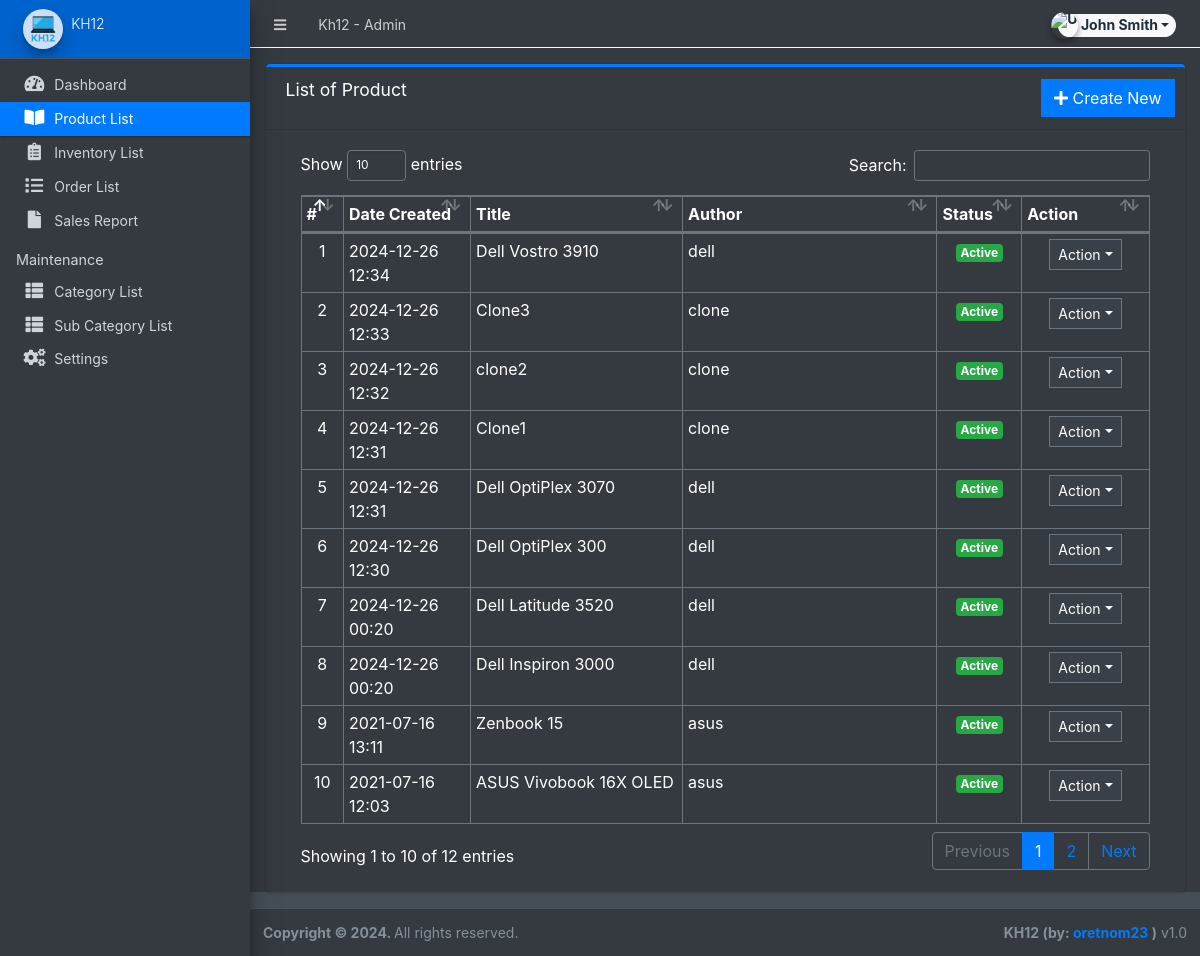
/admin/?page=product (signed in), run on the app's committed database.
### tables this page shows
CREATE TABLE `products` (
  `id` int(30) NOT NULL,
  `category_id` int(30) NOT NULL,
  `sub_category_id` int(30) NOT NULL,
  `title` varchar(250) NOT NULL,
  `author` text NOT NULL,
  `description` text NOT NULL,
  `status` tinyint(1) NOT NULL DEFAULT 1,
  `date_created` datetime NOT NULL DEFAULT current_timestamp()
);

### config.php (called while the page is built, shortened)
<?php
require_once('classes/DBConnection.php');
require_once('classes/SystemSettings.php');
function validate_image($file){
	if(!empty($file)){
		if(is_file(base_app.$file)){
			return base_url.$file;
		}else{
			return base_url.'dist/img/no-image-available.png';
		}
	}else{
		return base_url.'dist/img/no-image-available.png';
	}
}
function isMobileDevice(){
    $aMobileUA = array(
        '/iphone/i' => 'iPhone',
        '/ipod/i' => 'iPod',
        '/ipad/i' => 'iPad',
        '/android/i' => 'Android',
        '/blackberry/i' => 'BlackBerry',
        '/webos/i' => 'Mobile'
    );
    return false;
}
?>

### classes/DBConnection.php (called while the page is built, shortened)
<?php
class DBConnection{
    private $host = DB_SERVER;
    private $username = DB_USERNAME;
    private $password = DB_PASSWORD;
    private $database = DB_NAME;
    public $conn;
    public function __construct(){
        if (!isset($this->conn)) {
            $this->conn = new mysqli($this->host, $this->username, $this->password, $this->database);
        }
    }
}
?>

### admin/product/index.php (the view, shortened to what this page needs)
<div class="card card-outline card-primary">
	<div class="card-header">
		<h3 class="card-title">List of Product</h3>
		<div class="card-tools">
			<a href="?page=product/manage_product" class="btn btn-flat btn-primary"><span class="fas fa-plus"></span>  Create New</a>
		</div>
	</div>
	<div class="card-body">
		<div class="container-fluid">
        <div class="container-fluid">
			<table class="table table-bordered table-stripped">
				<colgroup>
					<col width="5%">
					<col width="15%">
					<col width="25%">
					<col width="30%">
					<col width="10%">
					<col width="15%">
				</colgroup>
				<thead>
					<tr>
						<th>#</th>
						<th>Date Created</th>
						<th>Title</th>
						<th>Author</th>
						<th>Status</th>
						<th>Action</th>
					</tr>
				</thead>
				<tbody>
					<?php
					$i = 1;
						$qry = $conn->query("SELECT * from `products` order by unix_timestamp(date_created) desc ");
						while($row = $qry->fetch_assoc()):
							foreach($row as $k=> $v){
								$row[$k] = trim(stripslashes($v));
							}
                            $row['description'] = strip_tags(stripslashes(html_entity_decode($row['description'])));
					?>
						<tr>
							<td class="text-center"><?php echo $i++; ?></td>
							<td><?php echo date("Y-m-d H:i",strtotime($row['date_created'])) ?></td>
							<td><?php echo $row['title'] ?></td>
							<td ><p class="m-0"><?php echo $row['author'] ?></p></td>
							<td class="text-center">
                                <?php if($row['status'] == 1): ?>
                                    <span class="badge badge-success">Active</span>
                                <?php else: ?>
                                    <span class="badge badge-danger">Inactive</span>
                                <?php endif; ?>
                            </td>
							<td align="center">
								 <button type="button" class="btn btn-flat btn-default btn-sm dropdown-toggle dropdown-icon" data-toggle="dropdown">
				                  		Action
				                  </button>
							</td>
						</tr>
					<?php endwhile; ?>
				</tbody>
			</table>
		</div>
		</div>
	</div>
</div>

### admin/inc/header.php (shortened to what this page needs)
<head>
    <link rel="stylesheet" href="<?php echo base_url ?>plugins/fontawesome-free/css/all.min.css">
    <link rel="stylesheet" href="<?php echo base_url ?>plugins/tempusdominus-bootstrap-4/css/tempusdominus-bootstrap-4.min.css">
  <link rel="stylesheet" href="<?php echo base_url ?>plugins/datatables-bs4/css/dataTables.bootstrap4.min.css">
  <link rel="stylesheet" href="<?php echo base_url ?>plugins/datatables-responsive/css/responsive.bootstrap4.min.css">
  <link rel="stylesheet" href="<?php echo base_url ?>plugins/datatables-buttons/css/buttons.bootstrap4.min.css">
  <link rel="stylesheet" href="<?php echo base_url ?>plugins/select2/css/select2.min.css">
  <link rel="stylesheet" href="<?php echo base_url ?>plugins/select2-bootstrap4-theme/select2-bootstrap4.min.css">
    <link rel="stylesheet" href="<?php echo base_url ?>plugins/icheck-bootstrap/icheck-bootstrap.min.css">
    <link rel="stylesheet" href="<?php echo base_url ?>plugins/jqvmap/jqvmap.min.css">
    <link rel="stylesheet" href="<?php echo base_url ?>dist/css/adminlte.css">
    <link rel="stylesheet" href="<?php echo base_url ?>dist/css/custom.css">
    <link rel="stylesheet" href="<?php echo base_url ?>plugins/overlayScrollbars/css/OverlayScrollbars.min.css">
    <link rel="stylesheet" href="<?php echo base_url ?>plugins/daterangepicker/daterangepicker.css">
    <link rel="stylesheet" href="<?php echo base_url ?>plugins/summernote/summernote-bs4.min.css">
  <link rel="stylesheet" href="<?php echo base_url ?>plugins/sweetalert2-theme-bootstrap-4/bootstrap-4.min.css">
  </head>

### admin/inc/topBarNav.php (shortened to what this page needs)
<nav class="main-header navbar navbar-expand navbar-dark border border-light border-top-0  border-left-0 border-right-0 navbar-light text-sm">
  <ul class="navbar-nav">
    <li class="nav-item">
    <a class="nav-link" data-widget="pushmenu" href="#" role="button"><i class="fas fa-bars"></i></a>
    </li>
    <li class="nav-item d-none d-sm-inline-block">
      <a href="<?php echo base_url ?>" class="nav-link"><?php echo (!isMobileDevice()) ? $_settings->info('name'):$_settings->info('short_name'); ?> - Admin</a>
    </li>
  </ul>
  <ul class="navbar-nav ml-auto">
    <li class="nav-item">
      <div class="btn-group nav-link">
            <button type="button" class="btn btn-rounded badge badge-light dropdown-toggle dropdown-icon" data-toggle="dropdown">
              <span><img src="<?php echo validate_image($_settings->userdata('avatar')) ?>" class="img-circle elevation-2 user-img" alt="User Image"></span>
              <span class="ml-3"><?php echo ucwords($_settings->userdata('firstname').' '.$_settings->userdata('lastname')) ?></span>
            </button>
        </div>
    </li>
  </ul>
</nav>

### admin/inc/navigation.php (shortened to what this page needs)
<aside class="main-sidebar sidebar-dark-primary elevation-4 sidebar-no-expand">
  <a href="<?php echo base_url ?>admin" class="brand-link bg-primary text-sm">
  <img src="<?php echo validate_image($_settings->info('logo'))?>" alt="Store Logo" class="brand-image img-circle elevation-3" style="opacity: .8;width: 2.5rem;height: 2.5rem;max-height: unset">
  <span class="brand-text font-weight-light"><?php echo $_settings->info('short_name') ?></span>
  </a>
  <div class="sidebar os-host os-theme-light os-host-overflow os-host-overflow-y os-host-resize-disabled os-host-transition os-host-scrollbar-horizontal-hidden">
    <div class="os-content-glue" style="margin: 0px -8px; width: 249px; height: 646px;"></div>
    <div class="os-padding">
      <div class="os-viewport os-viewport-native-scrollbars-invisible" style="overflow-y: scroll;">
        <div class="os-content" style="padding: 0px 8px; height: 100%; width: 100%;">
          <nav class="mt-4">
             <ul class="nav nav-pills nav-sidebar flex-column text-sm nav-compact nav-flat nav-child-indent nav-collapse-hide-child" data-widget="treeview" role="menu" data-accordion="false">
              <li class="nav-item dropdown">
                <a href="./" class="nav-link nav-home">
                  <i class="nav-icon fas fa-tachometer-alt"></i>
                  <p>
                    Dashboard
                  </p>
                </a>
              </li>
              <li class="nav-item dropdown">
                <a href="<?php echo base_url ?>admin/?page=product" class="nav-link nav-product">
                  <i class="nav-icon fas fa-book-open"></i>
                  <p>
                    Product List
                  </p>
                </a>
              </li>
              <li class="nav-item dropdown">
                <a href="<?php echo base_url ?>admin/?page=inventory" class="nav-link nav-inventory">
                  <i class="nav-icon fas fa-clipboard-list"></i>
                  <p>
                    Inventory List
                  </p>
                </a>
              </li>
              <li class="nav-item dropdown">
                <a href="<?php echo base_url ?>admin/?page=orders" class="nav-link nav-orders">
                  <i class="nav-icon fas fa-list"></i>
                  <p>
                    Order List
                  </p>
                </a>
              </li>
              <li class="nav-item dropdown">
                <a href="<?php echo base_url ?>admin/?page=sales" class="nav-link nav-sales">
                  <i class="nav-icon fas fa-file"></i>
                  <p>
                    Sales Report
                  </p>
                </a>
              </li>
              <li class="nav-header">Maintenance</li>
              <li class="nav-item dropdown">
                <a href="<?php echo base_url ?>admin/?page=maintenance/category" class="nav-link nav-maintenance/category">
                  <i class="nav-icon fas fa-th-list"></i>
                  <p>
                    Category List
                  </p>
                </a>
              </li>
              <li class="nav-item dropdown">
                <a href="<?php echo base_url ?>admin/?page=maintenance/sub_category" class="nav-link nav-maintenance/sub_category">
                  <i class="nav-icon fas fa-th-list"></i>
                  <p>
                    Sub Category List
                  </p>
                </a>
              </li>
              <li class="nav-item dropdown">
                <a href="<?php echo base_url ?>admin/?page=system_info" class="nav-link nav-system_info">
                  <i class="nav-icon fas fa-cogs"></i>
                  <p>
                    Settings
                  </p>
                </a>
              </li>
            </ul>
          </nav>
        </div>
      </div>
    </div>
  </div>
</aside>

### admin/inc/footer.php (shortened to what this page needs)
<footer class="main-footer text-sm">
        <strong>Copyright © <?php echo date('Y') ?>.
        </strong>
        All rights reserved.
        <div class="float-right d-none d-sm-inline-block">
          <b><?php echo $_settings->info('short_name') ?> (by: <a href="mailto:oretnom23@gmail.com" target="blank">oretnom23</a> )</b> v1.0
        </div>
      </footer>
    </div>

### admin/inc/topBarNav.php (style rules this page uses)
.user-img { position: absolute; height: 27px; width: 27px; object-fit: cover; left: -7%; top: -12%; }
.btn-rounded { border-radius: 50px; }

### data on the page
products: date_created "2024-12-26 12:34", title "Dell Vostro 3910", author "dell", status "Active"
products: date_created "2024-12-26 12:33", title "Clone3", author "clone", status "Active"
products: date_created "2024-12-26 12:32", title "clone2", author "clone", status "Active"
products: date_created "2024-12-26 12:31", title "Clone1", author "clone", status "Active"
products: date_created "2024-12-26 12:31", title "Dell OptiPlex 3070", author "dell", status "Active"
products: date_created "2024-12-26 12:30", title "Dell OptiPlex 300", author "dell", status "Active"
products: date_created "2024-12-26 00:20", title "Dell Latitude 3520", author "dell", status "Active"
products: date_created "2024-12-26 00:20", title "Dell Inspiron 3000", author "dell", status "Active"
products: date_created "2021-07-16 13:11", title "Zenbook 15", author "asus", status "Active"
products: date_created "2021-07-16 12:03", title "ASUS Vivobook 16X OLED", author "asus", status "Active"

### other printed values
$_settings->info('name') "Kh12"
$_settings->userdata('firstname').' '.$_settings->userdata('lastname') "John Smith"
$_settings->info('short_name') "KH12"
